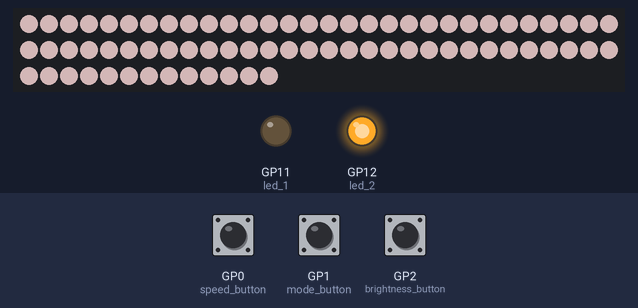
Bench run of a program on a simulated Raspberry Pi Pico running CircuitPython. Parts: 73 RGB LEDs in strip order, left to right, continuing on the next row, output pins drawn as LEDs (lit = HIGH). The inputs (shaded band) are chosen by the test bench; at power-on: GP1 (mode_button) HIGH, GP0 (speed_button) HIGH, GP2 (brightness_button) HIGH. Dim RGB values are drawn brighter than linear; the clock reads 2024-03-15 10:24:30 at power-on unless the program sets it; what the program prints to the serial console is not drawn.

Above: at 1.2 s.
1.3 s: GP1 (mode_button) pulled LOW for 0.15 s
At 1.93 s:
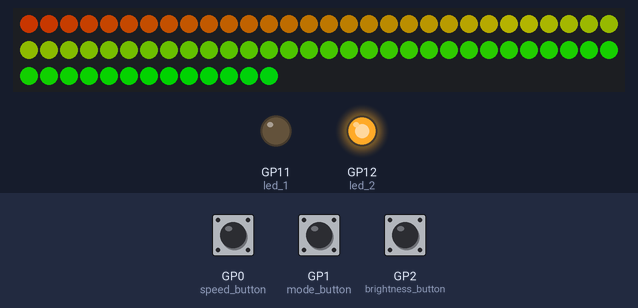
2.0 s: GP1 (mode_button) pulled LOW for 1 s
At 2.3 s:
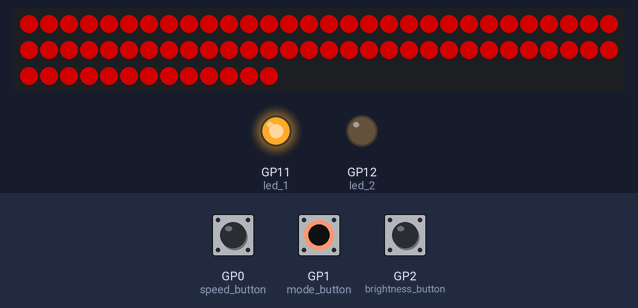
4.5 s: GP0 (speed_button) pulled LOW for 3.2 s
At 5.87 s:
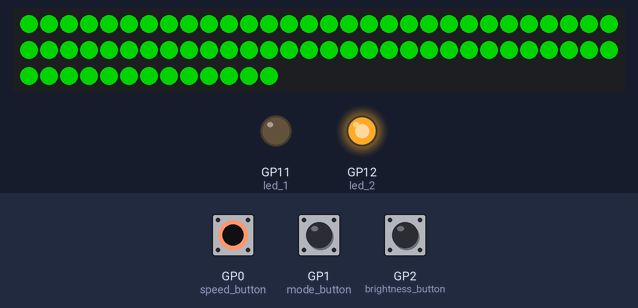
9.2 s: GP1 (mode_button) pulled LOW for 0.15 s
At 9.46 s:
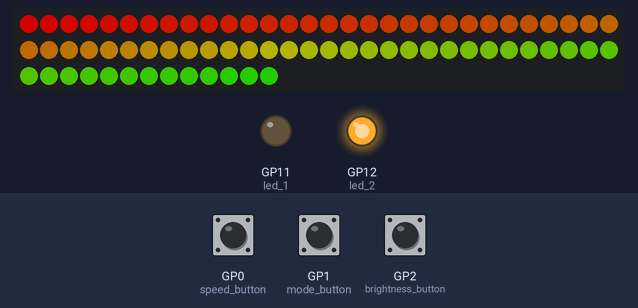
9.9 s: GP2 (brightness_button) pulled LOW for 0.15 s
At 10.56 s:
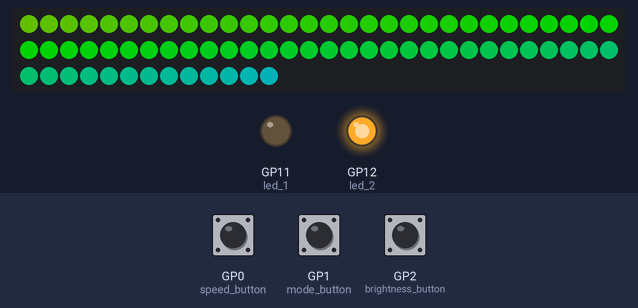
10.6 s: GP2 (brightness_button) pulled LOW for 1 s
At 11.93 s:
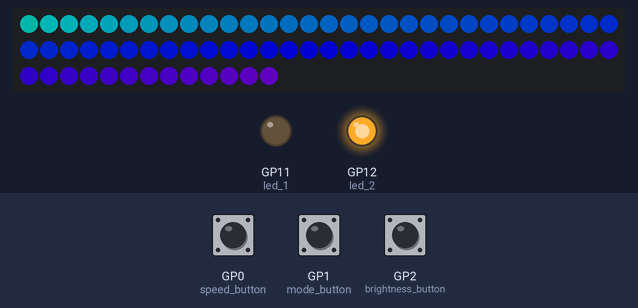
Timing chart, 0 to 14.9 s (numbered marks = the images above; inputs shaded):
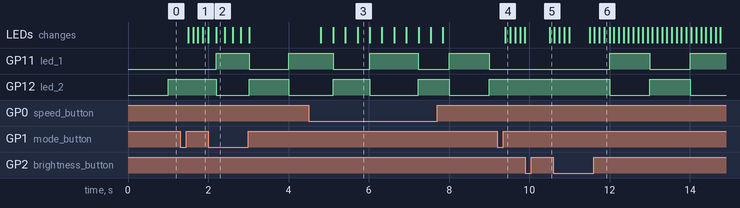

Measured:
- after the input at 1.3 s, the LEDs: first change after 0.20 s (image 1 shows a later state)
- after the input at 4.5 s, the LEDs: first change after 0.31 s (image 3 shows a later state)
- after the input at 9.2 s, the LEDs: change after 0.20 s (image 4)
- after the input at 9.9 s, GP11 (led_1): stays LOW (without the input it goes to HIGH after 0.10 s); GP12 (led_2): stays HIGH (without the input it goes to LOW after 0.10 s)
- after the input at 10.6 s, GP11 (led_1): LOW → HIGH after 1.4 s, → LOW 1.0 s later, → HIGH 1.0 s later; GP12 (led_2): HIGH → LOW after 1.4 s, → HIGH 1.0 s later, → LOW 1.0 s later

The program:

code.py
```python
# (licence header left out)
import board
import neopixel
from adafruit_led_animation.animation.solid import Solid
from adafruit_led_animation.animation.rainbow import Rainbow
from adafruit_led_animation.animation.colorcycle import ColorCycle
from adafruit_led_animation.animation.chase import Chase
from adafruit_led_animation.animation.blink import Blink
from adafruit_led_animation.animation.pulse import Pulse
from digitalio import DigitalInOut, Direction, Pull
import time

colors = [(255, 220, 220), (0, 0, 0), (255, 0, 0), (255, 120, 0), (0, 255, 0), (0, 255, 140), (0, 0, 255),  (50, 255, 255), (255, 200, 0), (255, 0, 200), (0, 255,255),] # needs to have an 8 bit R, G, B value
# Don't change these values if you haven't changed the board
SPEED_BUTTON_PIN = board.GP0
BRIGHTNESS_BUTTON_PIN = board.GP2
MODE_BUTTON_PIN = board.GP1
LED_1_PIN = board.GP11
LED_2_PIN = board.GP12
RGB_LED_PIN = board.GP22
NUM_OF_LED = 73


def setup_pins():
    global speed_button
    speed_button = DigitalInOut(SPEED_BUTTON_PIN)
    speed_button.direction = Direction.INPUT
    speed_button.pull = Pull.UP
    global brightness_button
    brightness_button = DigitalInOut(BRIGHTNESS_BUTTON_PIN)
    brightness_button.direction = Direction.INPUT
    brightness_button.pull = Pull.UP
    global mode_button
    mode_button = DigitalInOut(MODE_BUTTON_PIN)
    mode_button.direction = Direction.INPUT
    mode_button.pull = Pull.UP
    global led_1
    led_1 = DigitalInOut(LED_1_PIN)
    led_1.direction = Direction.OUTPUT
    global led_2
    led_2 = DigitalInOut(LED_2_PIN)
    led_2.direction = Direction.OUTPUT
    global rgb_leds
    rgb_leds = neopixel.NeoPixel(RGB_LED_PIN, NUM_OF_LED, brightness = 0.5, auto_write=False)
def blink_leds(nametag_leds, enabled, old_time):
    if enabled == True:
        print(time.time() - old_time)
        if time.time() - old_time > 0.4:
            led_1.value = nametag_leds
            led_2.value = not nametag_leds
            nametag_leds_out = not nametag_leds
            return nametag_leds_out, time.time()
        else: return nametag_leds, old_time
    else:
        led_1.value = False
        led_1.value = False
        return False, time.time()


def main():
    modes = ["solid_color", "rainbow", "colorcycle", "chase", "blink", "pulse"] # only for your reference
    mode_index = 0
    old_mode_index = 0
    brightness = 30 # 0 (off) - 100 (max brightness)
    speed = 120 # 20 (very fast) - 420 (slow)
    color = 0 #index of list from colors module
    colors_number = len(colors)
    current_animation = Solid(rgb_leds, color=colors[0])
    nametag_leds_enabled = True
    nametag_leds = False
    old_time = time.time()
    while True:
        if brightness_button.value == False:
            print("brightness_button")
            brightenss_time = time.time()
            while time.time() - brightenss_time < 0.6:
                current_animation.animate()
            if brightness_button.value == False:
                nametag_leds_enabled = not nametag_leds_enabled
                time.sleep(0.5)
            else:
                brightness += 10
                if brightness > 100:
                    brightness = 0
                rgb_leds.brightness = brightness / 100
        elif speed_button.value == False:
            print("speed_button")
            if mode_index == 0: #change color instead of speed
                color += 1
                if color > colors_number - 1:
                    color = 0
                time.sleep(0.3)
            else:
                speed -= 50
                if speed < 20:
                    speed = 420
                old_mode_index = -1
                time.sleep(0.1)
        elif mode_button.value == False:
            mode_index += 1
            if mode_index > len(modes) - 1:
                mode_index = 0
            time.sleep(0.2)

        if mode_index == 0: #if solid color
                color_tuple = colors[color]
                current_animation = Solid(rgb_leds, color=color_tuple)
        elif mode_index != old_mode_index:
            old_mode_index = mode_index
            if mode_index == 1:
                current_animation = Rainbow(rgb_leds, speed = speed/1000,)
            elif mode_index == 2:
                current_animation = ColorCycle(rgb_leds, speed = speed/1000)
            elif mode_index == 3:
                current_animation = Chase(rgb_leds, speed = speed/1000, color = (255, 255, 0))
            elif mode_index == 4:
                current_animation = Blink(rgb_leds, speed = speed/25, color = (255, 255, 0))
            elif mode_index == 5:
                current_animation = Pulse(rgb_leds, speed = speed/1000, color = (50, 255, 255))
        current_animation.animate()
        nametag_leds, old_time = blink_leds(nametag_leds, enabled = nametag_leds_enabled, old_time = old_time)


setup_pins()
main()
```
